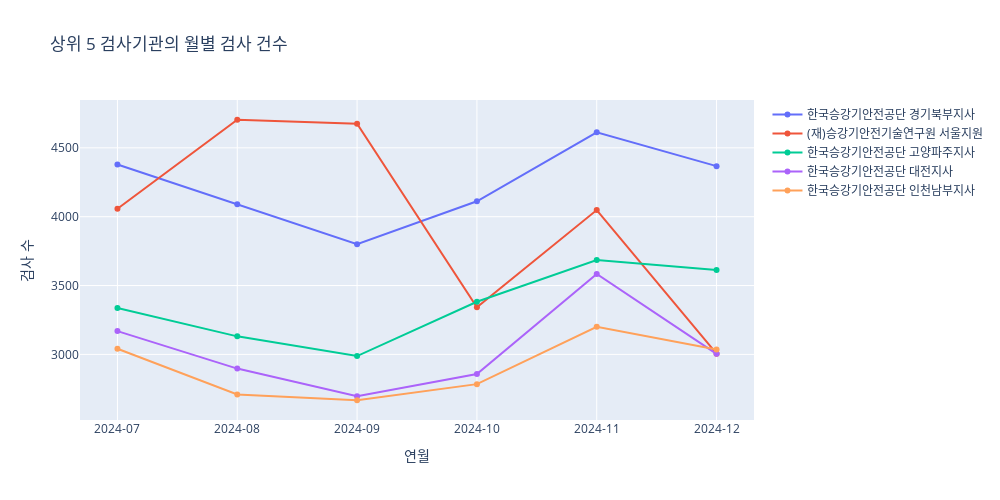

The cell this chart's notebook holds for it:
### Code cell
# 사용 예시 2
plot_top_institutions(df, top_n=5)

### Figure 1 — Plotly figure (JSON) as saved in the notebook; plotly's stock layout.template omitted (floating-point values rounded to 4 significant figures)
{"data": [{"hovertemplate": "<b>검사기관: 한국승강기안전공단 경기북부지사</b><br>연월: %{x}<br>검사 수: %{y}<extra></extra>", "mode": "lines+markers", "name": "한국승강기안전공단 경기북부지사", "type": "scatter", "x": ["2024-07", "2024-08", "2024-09", "2024-10", "2024-11", "2024-12"], "y": [4379, 4090, 3800, 4112, 4613, 4367]}, {"hovertemplate": "<b>검사기관: (재)승강기안전기술연구원 서울지원</b><br>연월: %{x}<br>검사 수: %{y}<extra></extra>", "mode": "lines+markers", "name": "(재)승강기안전기술연구원 서울지원", "type": "scatter", "x": ["2024-07", "2024-08", "2024-09", "2024-10", "2024-11", "2024-12"], "y": [4058, 4704, 4675, 3342, 4048, 3005]}, {"hovertemplate": "<b>검사기관: 한국승강기안전공단 고양파주지사</b><br>연월: %{x}<br>검사 수: %{y}<extra></extra>", "mode": "lines+markers", "name": "한국승강기안전공단 고양파주지사", "type": "scatter", "x": ["2024-07", "2024-08", "2024-09", "2024-10", "2024-11", "2024-12"], "y": [3337, 3131, 2988, 3382, 3685, 3613]}, {"hovertemplate": "<b>검사기관: 한국승강기안전공단 대전지사</b><br>연월: %{x}<br>검사 수: %{y}<extra></extra>", "mode": "lines+markers", "name": "한국승강기안전공단 대전지사", "type": "scatter", "x": ["2024-07", "2024-08", "2024-09", "2024-10", "2024-11", "2024-12"], "y": [3169, 2897, 2696, 2857, 3584, 3004]}, {"hovertemplate": "<b>검사기관: 한국승강기안전공단 인천남부지사</b><br>연월: %{x}<br>검사 수: %{y}<extra></extra>", "mode": "lines+markers", "name": "한국승강기안전공단 인천남부지사", "type": "scatter", "x": ["2024-07", "2024-08", "2024-09", "2024-10", "2024-11", "2024-12"], "y": [3041, 2709, 2667, 2784, 3200, 3035]}], "layout": {"height": 500, "hovermode": "closest", "title": {"text": "상위 5 검사기관의 월별 검사 건수"}, "width": 1000, "xaxis": {"tickangle": 0, "title": {"text": "연월"}, "type": "category"}, "yaxis": {"title": {"text": "검사 수"}}}}
